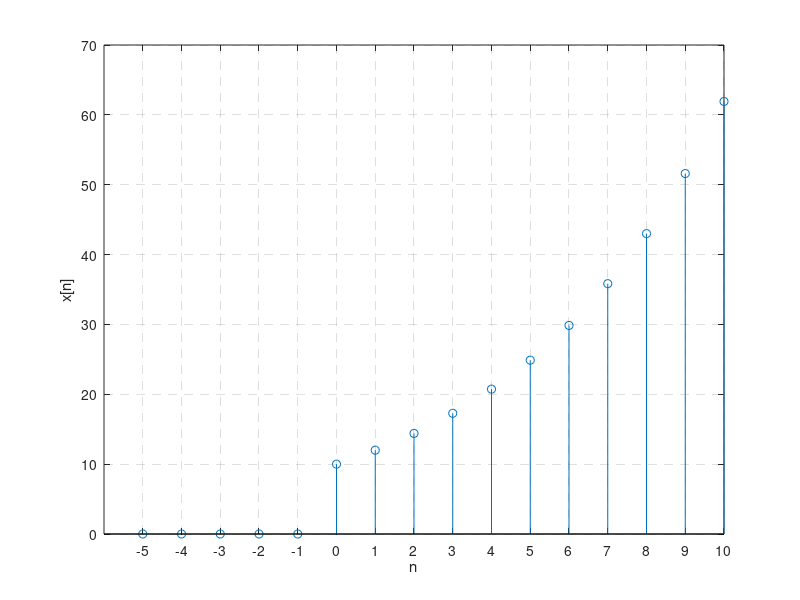

MATLAB code to generate this figure:
n = -5:1:10;
x = zeros(size(n));

for i = 1:length(n)
    if n(i) >= 0 x(i) = 10 * (1.2) .^ n(i);
    end
end

stem(n, x);
xlabel('n');
ylabel('x[n]')
grid;
xticks(n);
set(gca,'GridLineStyle','--');
